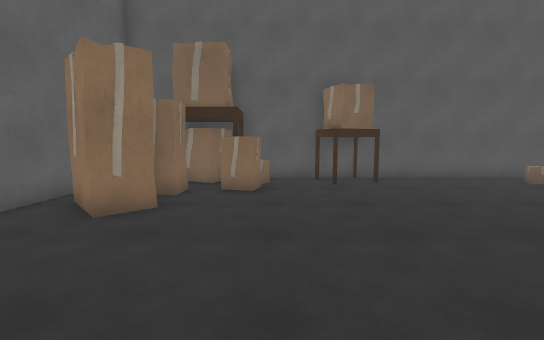
View 1 (above)

21 first-person views from a walk through a Unity game level. The camera is 1.4 m above the floor, tilts 6° down and sees 90° across. The floor is counted in squares, 1 m on a side. Each view is taken from the middle of a square. On the plan, view 1 faces up. The plan holds only what a view shows up to about 13 squares ahead; the rest is blank. The place goes on beyond the plan.

View 2
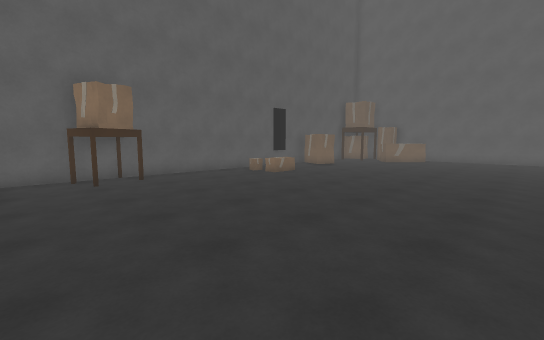

View 3
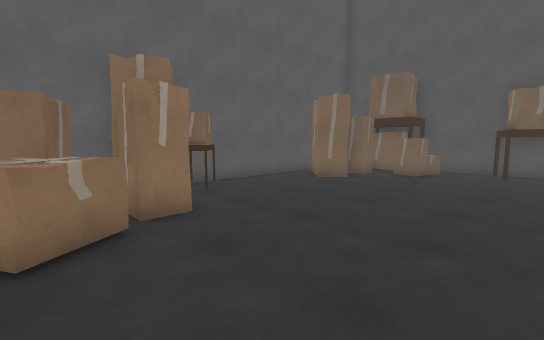

View 4
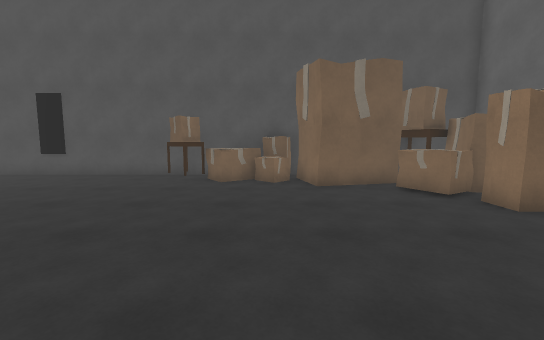

View 5
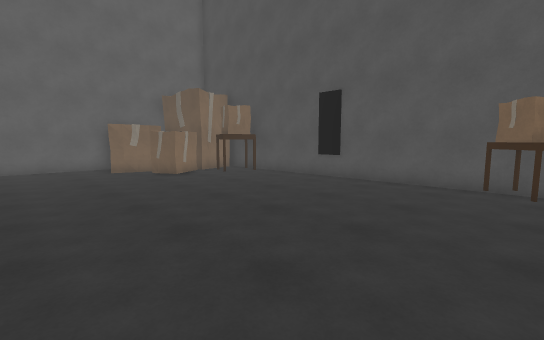

View 6
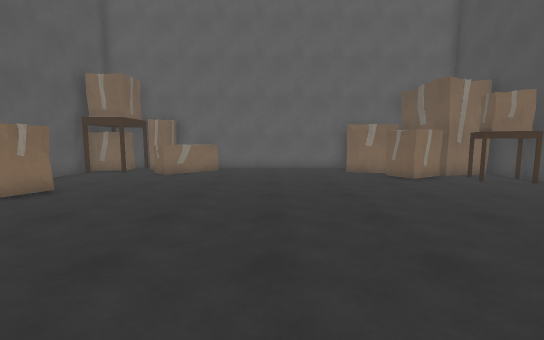

View 7
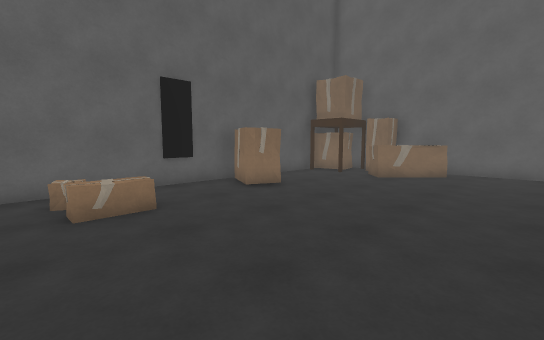

View 8
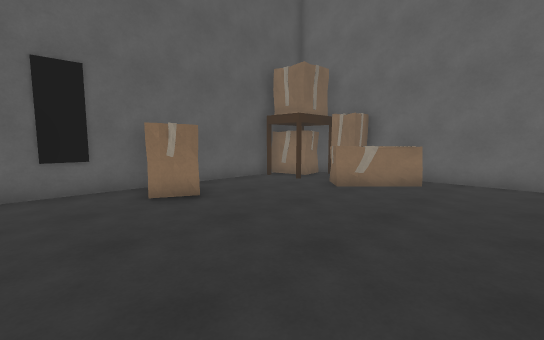

View 9
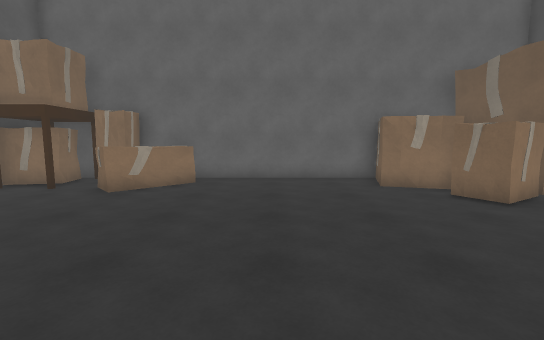

View 10
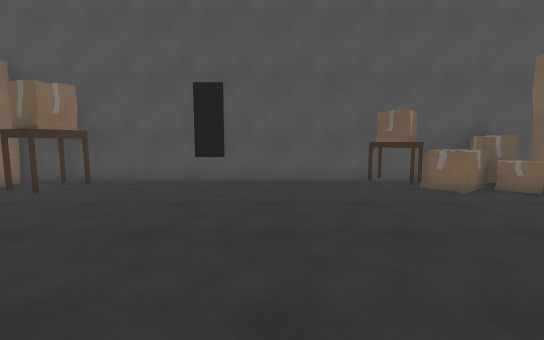

View 11
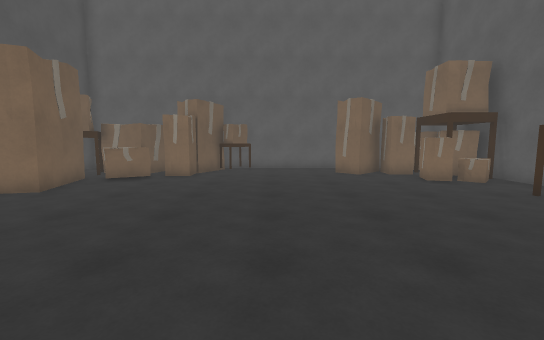

View 12
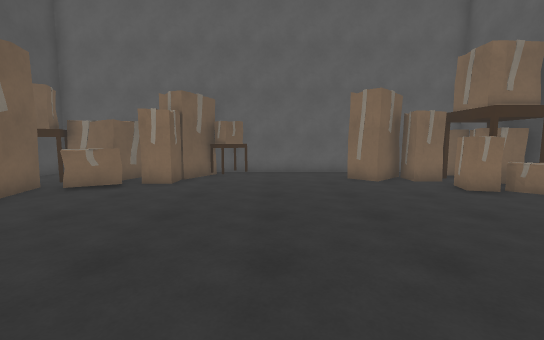

View 13
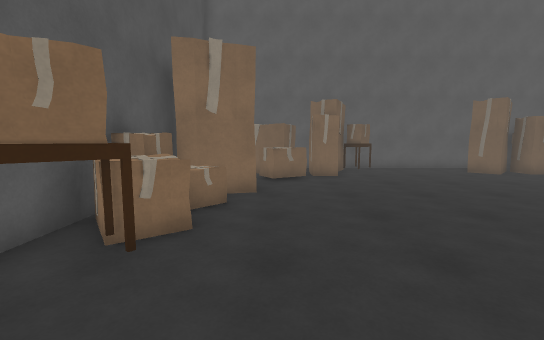

View 14
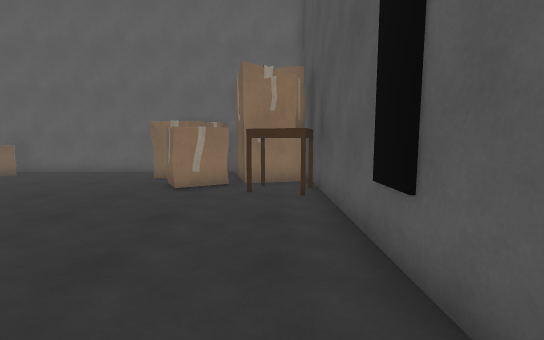

View 15
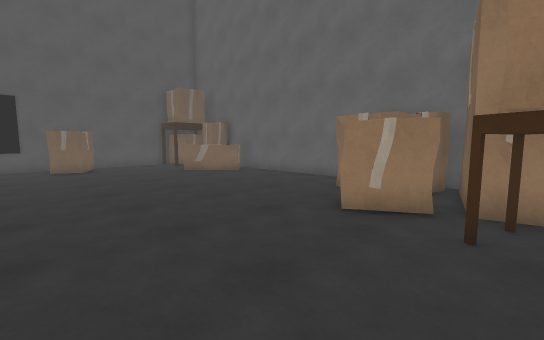

View 16
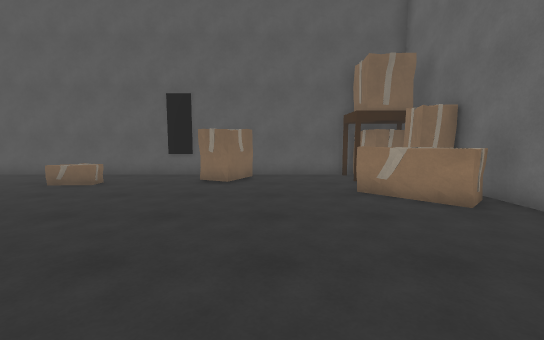

View 17
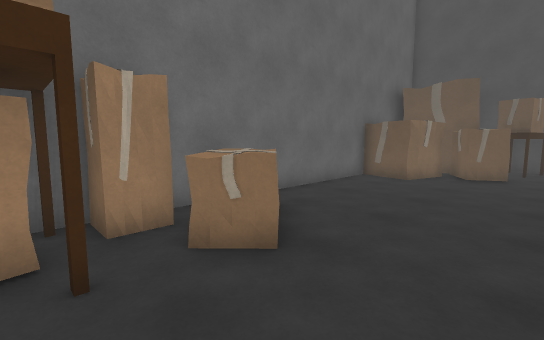

View 18
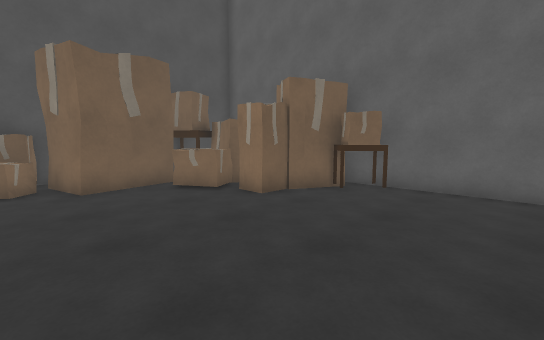

View 19
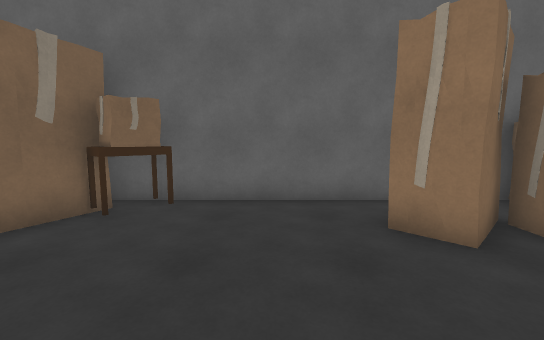

View 20
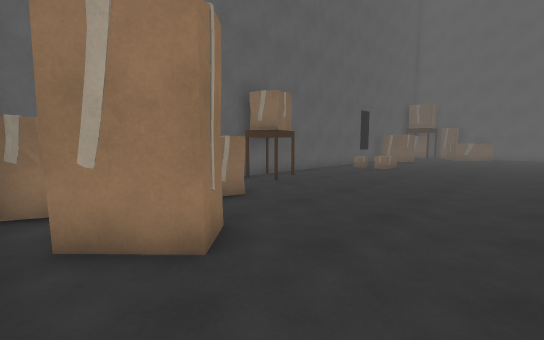

View 21
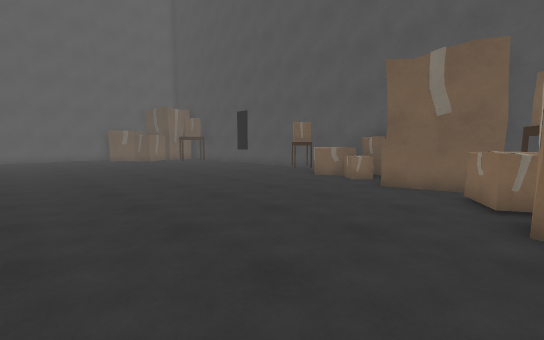

### Floor plan
Points are (right, up) in squares from view 1. A wall is a line through its corners. A room is listed if a view was taken in it or the views show most of it. See-through windows are left out.
Room 1 (views 1, 2, 3, 4, 5, 6, 7, 8, 9, 10, 11, 12, 13, 14, 15, 16, 17, 18, 19, 20, 21)
walls: (1, -7.4) (18.9, -7.4); (21.5, -2.1) (21.5, 9.5); (19.6, 10.5) (-2.4, 10.5); (-5.4, 8.6) (-5.4, -2.8); (21.5, -4.5) (21.5, -3.9); (-5.5, -7.4) (-1, -7.4)
objects: other object (-5, -2) to (-4, -1); other object (-5, 0) to (-4, 1); other object (-5, 8) to (-4, 10); other object (-4, -5) to (-3, -3); other object (-4, 5) to (-3, 7); other object (-3, -7) to (-2, -5); other object (-3, -2) to (-2, -1); other object (-3, 7) to (-3, 8); other object (-3, 9) to (-3, 10); other object (-2, -4) to (-1, -3); other object (-2, 9) to (-2, 10); other object (-1, -7) to (2, -5); other object (-1, 8) to (0, 8); other object (-1, 9) to (0, 10); other object (2, -7) to (3, -7); other object (2, 9) to (3, 10); other object (3, -6) to (3, -5); other object (4, -7) to (5, -5); other object (6, -7) to (7, -6); other object (9, 8) to (10, 8); other object (9, 9); other object (14, 8) to (15, 10); other object (16, -7) to (17, -5); other object (17, -5) to (19, -3); other object (18, -7) to (21, -5); other object (19, -4) to (21, -2); other object (19, 5) to (21, 7); other object (19, 9) to (20, 10); other object (20, 7) to (21, 8); other object (21, 9) to (21, 10)

Where each view was taken, in squares from view 1:
view 1: 0 up, 0 right, facing up
view 2: 1 down, 0 right, facing up-right
view 3: 4 down, 3 right, facing up-left
view 4: 4 up, 3 right, facing down
view 5: 2 up, 6 right, facing down-right
view 6: 2 up, 7 right, facing right
view 7: 2 up, 8 right, facing up-right
view 8: 2 up, 11 right, facing up-right
view 9: 2 up, 11 right, facing right
view 10: 2 up, 10 right, facing down
view 11: 2 up, 9 right, facing left
view 12: 2 up, 7 right, facing left
view 13: 4 down, 9 right, facing left
view 14: 6 down, 9 right, facing right
view 15: 6 down, 12 right, facing up-right
view 16: 1 down, 16 right, facing up
view 17: 9 up, 16 right, facing down-right
view 18: 4 up, 3 right, facing down-left
view 19: 3 up, 1 right, facing left
view 20: 2 up, 5 left, facing up-right
view 21: 4 up, 2 left, facing down-right
